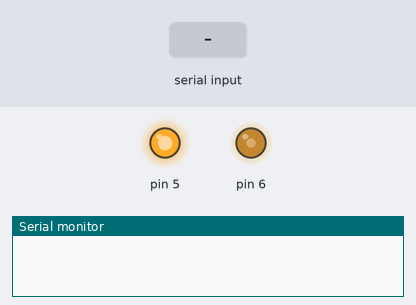
A sketch run on a simulated Arduino Uno, built with avr-gcc and run on an emulated ATmega328P. Parts: output pins drawn as LEDs (lit = HIGH), the last lines printed to the serial monitor. Inputs (shaded band) come from the test bench.

Above: at 1.25 s.
1.3 s: "90,45\n" received over Serial
4.3 s: "30,150\n" received over Serial
At 4.41 s:
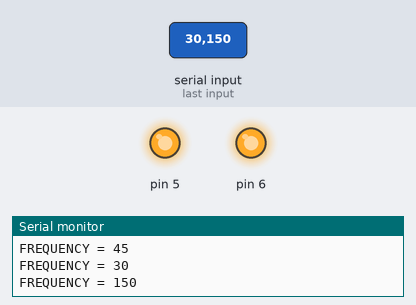
7.3 s: "5\n" received over Serial
At 8.25 s:
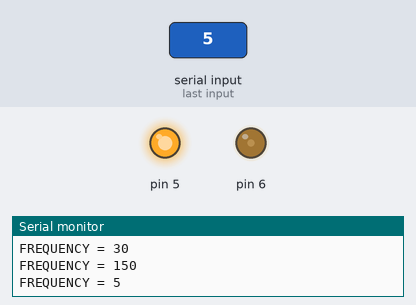
Timing chart, 0 to 16.3 s (numbered marks = the images above; inputs shaded):
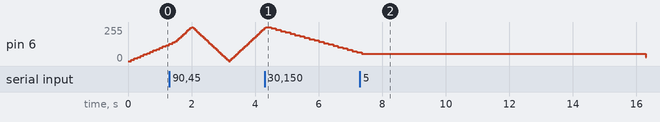

The sketch:

LedCtrlV1.ino
```cpp
int FREQUENCY = 100;

void setup()
{
  pinMode(5, OUTPUT);
  pinMode(6, OUTPUT);

  Serial.begin(9600);
  Serial.setTimeout(20);

  digitalWrite(5, HIGH);
}

void updateFrequency()
{
  if (Serial.available() > 0) {
    int value = Serial.parseInt();

    if (value >= 1 && value <= 1000) {
      FREQUENCY = value;

      Serial.print("FREQUENCY = ");
      Serial.println(FREQUENCY);
    }
  }
}

void loop()
{
  for (int brightness = 0; brightness <= 255; brightness += 10) {
    updateFrequency();
    analogWrite(6, brightness);
    delay(FREQUENCY);
  }

  for (int brightness = 255; brightness >= 0; brightness -= 10) {
    updateFrequency();
    analogWrite(6, brightness);
    delay(FREQUENCY);
  }
}
```
